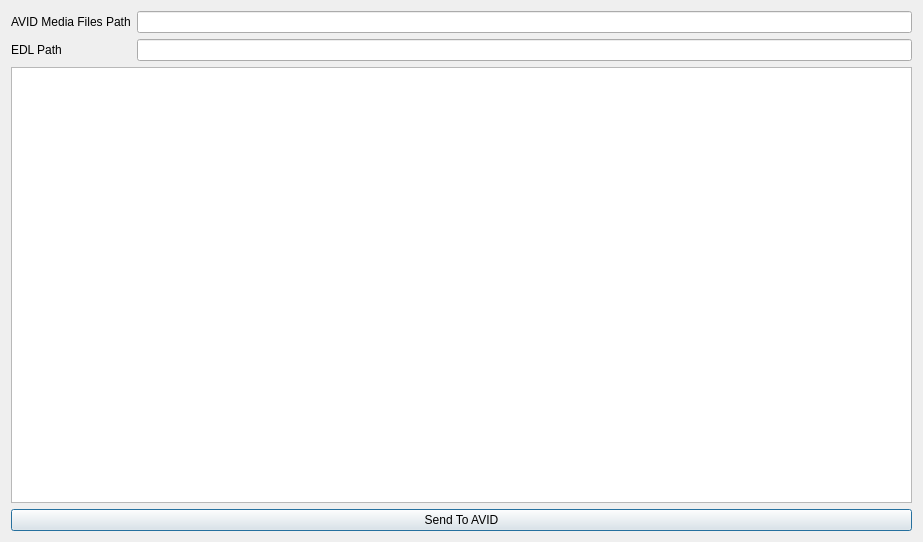
<?xml version="1.0" encoding="UTF-8"?>
<ui version="4.0">
 <class>Dialog</class>
 <widget class="QDialog" name="Dialog">
  <property name="geometry">
   <rect>
    <x>0</x>
    <y>0</y>
    <width>923</width>
    <height>542</height>
   </rect>
  </property>
  <property name="windowTitle">
   <string>EDL Importer</string>
  </property>
  <layout class="QVBoxLayout" name="verticalLayout">
   <item>
    <layout class="QFormLayout" name="formLayout">
     <property name="fieldGrowthPolicy">
      <enum>QFormLayout::AllNonFixedFieldsGrow</enum>
     </property>
     <item row="0" column="1">
      <widget class="QLineEdit" name="media_files_path_lineEdit"/>
     </item>
     <item row="1" column="0">
      <widget class="QLabel" name="label">
       <property name="text">
        <string>EDL Path</string>
       </property>
      </widget>
     </item>
     <item row="1" column="1">
      <widget class="QLineEdit" name="edl_path_lineEdit"/>
     </item>
     <item row="0" column="0">
      <widget class="QLabel" name="label_2">
       <property name="text">
        <string>AVID Media Files Path</string>
       </property>
      </widget>
     </item>
    </layout>
   </item>
   <item>
    <widget class="QPlainTextEdit" name="edl_preview_plainTextEdit">
     <property name="readOnly">
      <bool>true</bool>
     </property>
    </widget>
   </item>
   <item>
    <layout class="QHBoxLayout" name="horizontalLayout_2">
     <item>
      <widget class="QPushButton" name="send_pushButton">
       <property name="text">
        <string>Send To AVID</string>
       </property>
      </widget>
     </item>
    </layout>
   </item>
  </layout>
 </widget>
 <tabstops>
  <tabstop>media_files_path_lineEdit</tabstop>
  <tabstop>edl_path_lineEdit</tabstop>
  <tabstop>edl_preview_plainTextEdit</tabstop>
  <tabstop>send_pushButton</tabstop>
 </tabstops>
 <resources/>
 <connections/>
</ui>
